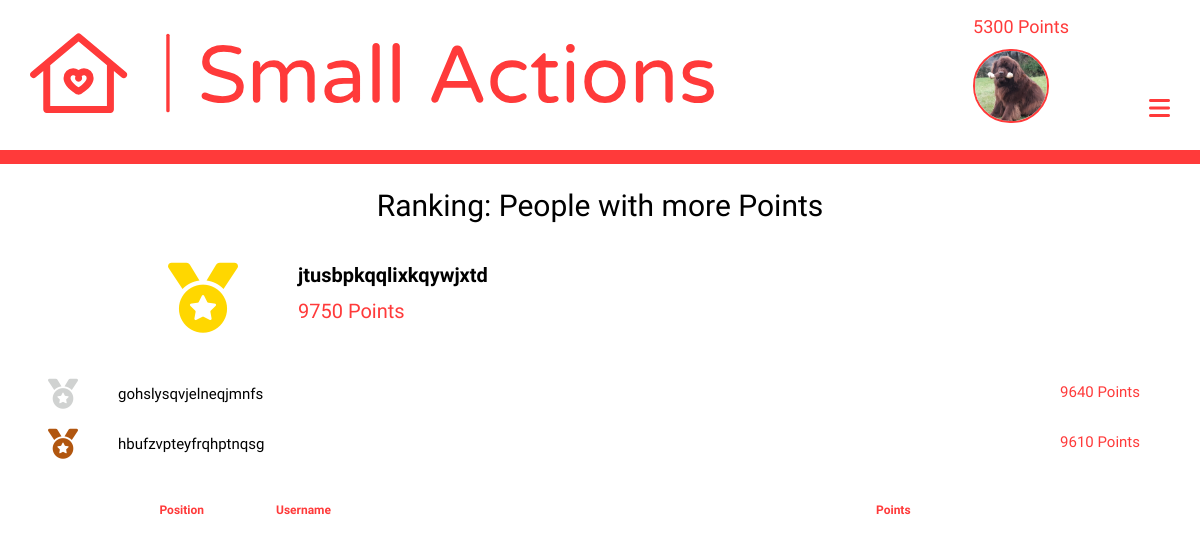
Before: /account/ranking (signed in) with the older database file.
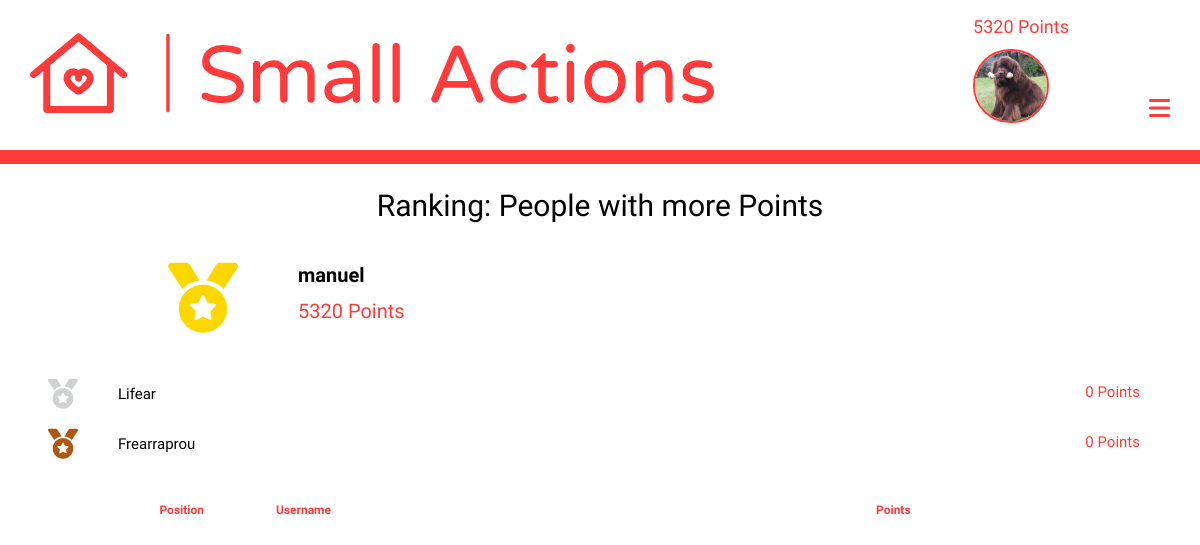
After: the same page with the newer database file.
### login/models.py (models this page shows)
class User(AbstractUser):
    points = models.PositiveIntegerField(default=0)
    photo = models.ImageField(upload_to="people", null=True, blank=True)
    latitude = models.DecimalField(max_digits=6, decimal_places=4, null=True, blank=True)
    longitude = models.DecimalField(max_digits=7, decimal_places=4, null=True, blank=True)
    visited = models.ManyToManyField(Help, related_name="persons_visited", null=True, blank=True)

### login/views.py (the view)
# urls.py: path('ranking', views.ranking, name="ranking"),
@login_required(login_url='/account/login')
def ranking(request):
    user = User.objects.get(username=request.user)
    all_ranking = User.objects.all().order_by('-points')
    ranking = list(all_ranking).index(user)
    ctx = {'frist' : all_ranking[:3], 'ranking' : ranking}
    return render(request, 'login/ranking.html', ctx)

### templates/login/ranking.html (shortened to what this page needs)
<!DOCTYPE html>
{% load static %}
<html lang="en">
    <head>
        <link href="{% static 'login/css/ranking.css' %}" rel="stylesheet">
    </head>
    {% include 'maps/nav.html' %}
    <body>
        <div>
            <h1>Ranking: People with more Points</h1>
            <div id='superior_grid'>
                <div id='frist_place'>
                    <i class="fas fa-medal"></i>
                    <h2>{{frist.0.username}}</h2>
                    <span>{{frist.0.points}} Points</span>
                </div>
                <div id='second_place' class="other_place">
                    <i class="fas fa-medal"></i>
                    <h3>{{frist.1.username}}</h3>
                    <span>{{frist.1.points}} Points</span>
                </div>
                <div id='third_place' class="other_place">
                    <i class="fas fa-medal"></i>
                    <h4>{{frist.2.username}}</h4>
                    <span>{{frist.2.points}} Points</span>
                </div>
            </div>
            <div id='mayor'>
                <div id='headers'>
                    <h4>Position</h4>
                    <h4>Username</h4>
                    <h4>Points</h4>
                </div>
            </div>
        </div>
    </body>
</html>

### templates/maps/nav.html (shortened to what this page needs)
{% load static %}
<head>
    <link rel="stylesheet" href="{% static 'maps/css/nav.css' %}">
</head>
<body>
    <div id="all_bar">
        <div id="superior">
            <img src="{% static 'maps/images/logo.svg' %}" id="principal_logo" alt="logo">
            <div id="rigth_superior">
                {% if request.user.is_authenticated %}
                    <h6>{{request.user.points}} Points</h6>
                    {% if request.user.photo %}
                        <a href="{% url 'account' %}"><img src="{{request.user.photo.url}}" alt="account" id="porfile_photo_nav"></a>
                    {% else %}
                        <a href="{% url 'account' %}"><img src="{% static 'maps/images/logo_small_icon_only_inverted.png' %}" alt="account"></a>
                    {% endif %}
                {% else %}
                    <a href="{% url 'login' %}"><img src="{% static 'maps/images/logo_small_icon_only_inverted.png' %}" alt="account"></a>
                {% endif %}
                <i class="fas fa-bars" id="bars"></i>
            </div>
        </div>
        <div id="inferior">
        </div>
    </div>
</body>

Changed rows visible on the page:
removed User: username "jtusbpkqqlixkqywjxtd", points "9750"
removed User: username "gohslysqvjelneqjmnfs", points "9640"
removed User: username "hbufzvpteyfrqhptnqsg", points "9610"
changed User: user.points "5300" → "5320"
added User: username "Lifear", points "0"
added User: username "Frearraprou", points "0"
Other visible differences:
{{ frist.0.username }}: "jtusbpkqqlixkqywjxtd" → "manuel"
{{ frist.0.points }}: "9750" → "5320"
